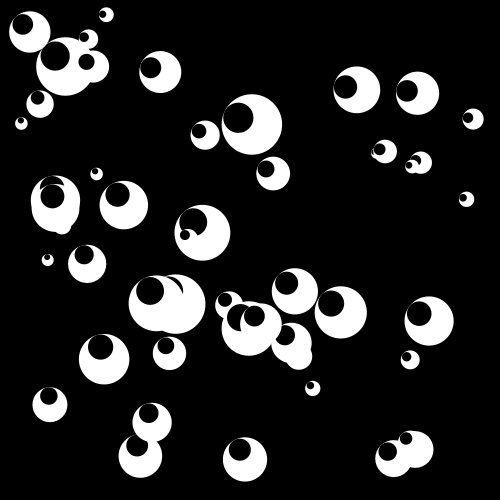
Frame 1 (no input)
Frame 60 (the mouse pressed at the canvas centre just before this capture): identical to frame 1, image omitted
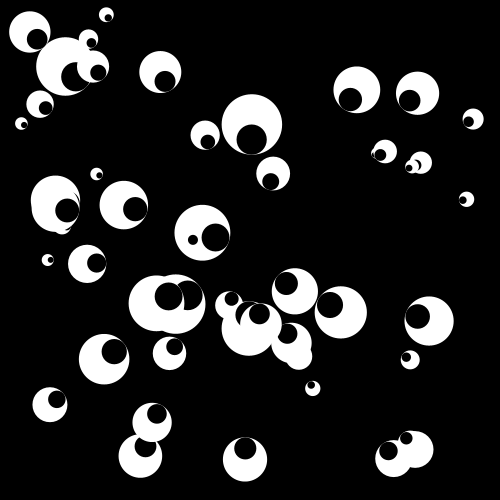
Frame 120 (the mouse held since frame 60 and released just before this capture)

The Processing sketch that drew these frames (run headless with seeded random() and noise(); from frame 60 on, the mouse is pressed at the canvas centre):

// Processing sketch: follow_eye1
// ── follow_eye1.pde
class Eye {
  float x,y,radius;
  float inRadius;
  color iro,inIro;
  Eye (float x,float y,float radius) {
    this.x = x;
    this.y = y;
    this.radius = radius;
    this.inRadius = radius/2;
    this.iro = color(255);
    this.inIro = color(0);
  }
}
ArrayList<Eye> eyes = new ArrayList<Eye>();

void setup() {
  size(500,500);
  noStroke();
  for (int i=0; i<50; i++) {
    float radius = random(5,31);
    float x = random(radius,width-radius);
    float y = random(radius,height-radius);
    eyes.add(new Eye(x,y,radius));
  }
}

void draw() {
  background(0);
  for (Eye eye : eyes) {
    followEye(eye);
  }
}

void followEye(Eye eye) {
  fill(eye.iro);
  ellipse(eye.x,eye.y,eye.radius*2,eye.radius*2);
  float angle = atan2(mouseY-eye.y,mouseX-eye.x);
  float move = eye.radius-eye.inRadius;
  fill(eye.inIro);
  ellipse(eye.x+cos(angle)*move,
          eye.y+sin(angle)*move,
          eye.inRadius*2,eye.inRadius*2);
}
